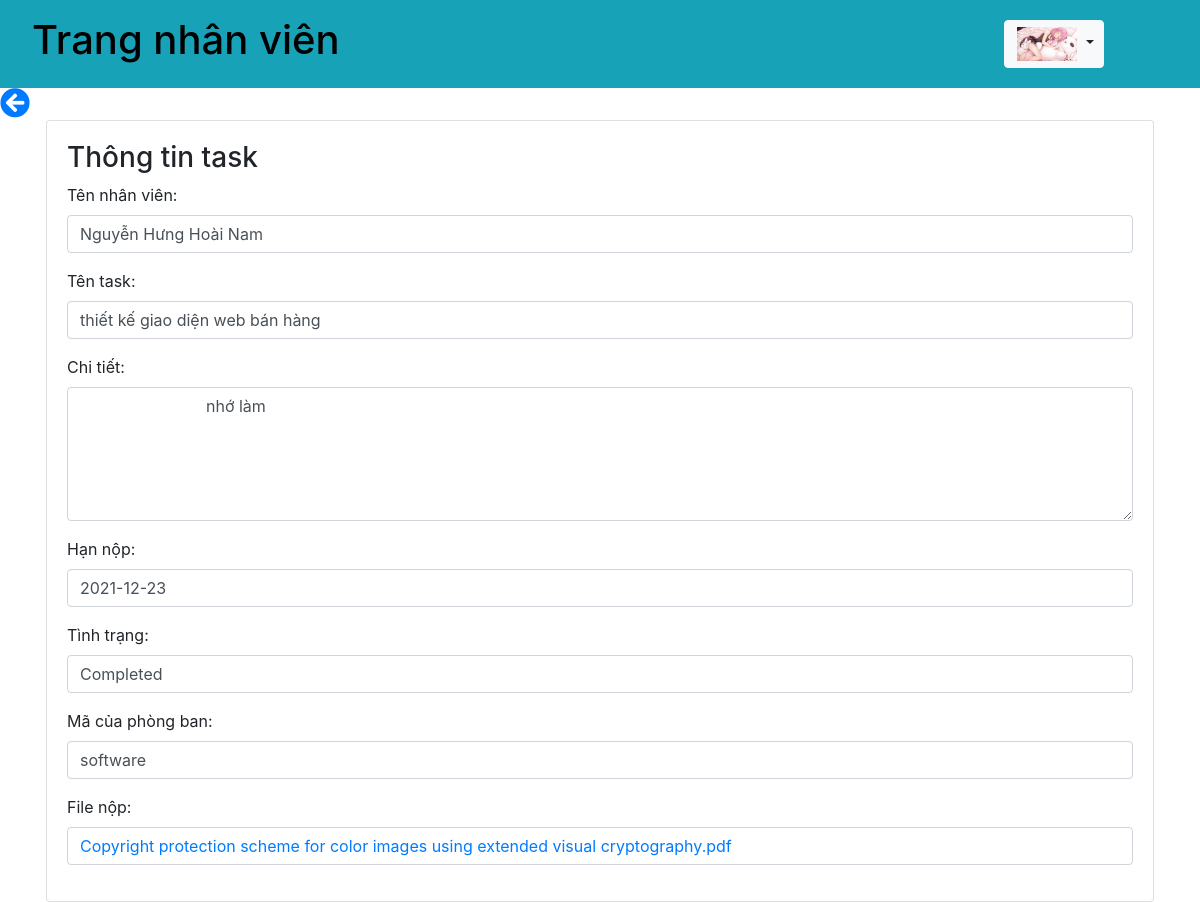
/chiTietTask.php?tenTask=thiết kế giao diện web bán hàng (signed in), run on the app's committed database.
### tables this page shows
CREATE TABLE `nhanvien` (
  `id` int(11) NOT NULL,
  `name` varchar(100) NOT NULL,
  `username` varchar(50) NOT NULL,
  `password` varchar(100) NOT NULL,
  `maPB` varchar(50) NOT NULL,
  `chucvu` varchar(100) NOT NULL,
  `image` varchar(50) NOT NULL,
  `tongngaynghi` int(11) NOT NULL,
  `duocnghi` int(11) NOT NULL,
  `status` int(11) NOT NULL,
  `cmnd` varchar(20) NOT NULL,
  `email` varchar(50) NOT NULL,
  `sdt` int(11) NOT NULL,
  `diachi` varchar(100) NOT NULL
);

CREATE TABLE `task` (
  `id` int(11) NOT NULL,
  `tenTask` varchar(100) NOT NULL,
  `descTask` varchar(100) NOT NULL,
  `nhanvien` varchar(100) NOT NULL,
  `maPB` varchar(50) NOT NULL,
  `deadline` date NOT NULL,
  `fileTask` varchar(100) NOT NULL,
  `status` varchar(100) NOT NULL,
  `quality` varchar(100) NOT NULL
);

### db.php (called while the page is built, shortened)
<?php
    function open_database(){
        $conn = mysqli_connect(host, username, password, db);
        return $conn;
    }
    function get_info_nhanvien($username){
        $conn = open_database();
        $sql = "SELECT * FROM nhanvien WHERE username = ?";
        $stmt = $conn->prepare($sql);
        $stmt->bind_param("s", $username);
        if(!$stmt->execute()){
            return array('code' => 1, 'message' =>'Cannot execute query');
        }
        $result = $stmt->get_result();
        $data = $result->fetch_assoc();
        return array('code' => 0, 'message' =>'', 'data' => $data);
    }
    function check_truong_phong($name, $maPB){
        $conn = open_database();
        $chucvu = "trưởng phòng";
        $sql = "select * from nhanvien where name = ? and maPB = ? and chucvu = ?";
        $stmt = $conn->prepare($sql);
        $stmt->bind_param('sss', $name, $maPB, $chucvu);
        if(!$stmt->execute()){
            return array('code'=>1, 'message'=>'cannot execute command');
        }
        $result = $stmt->get_result();
        if($result->num_rows == 0){
            return false;
        }
        return true;
    }
    function get_task_by_name($nameTask){
        $conn = open_database();
        $sql = "select * from task where tenTask = ?";
        $stmt = $conn->prepare($sql);
        $stmt->bind_param('s', $nameTask);
        if(!$stmt->execute()){
            return array('code'=>1, 'message'=>'cannot execute message');
        }
        $result = $stmt->get_result();
        $data = $result->fetch_assoc();
        return array('code' => 0, 'message' =>'', 'data' => $data);
    }
?>

### chiTietTask.php (the view, shortened to what this page needs)
<?php
require_once('db.php');
?>
<!DOCTYPE html>
<html lang="en">
<head>
    <link rel="stylesheet" href="https://maxcdn.bootstrapcdn.com/bootstrap/4.5.2/css/bootstrap.min.css">
    <link rel="stylesheet" href="https://use.fontawesome.com/releases/v5.15.4/css/all.css">
</head>
<body>
<?php
$username = $_SESSION["username"];
$result = get_info_nhanvien($username);
if($result['code'] == 0){
    $data = $result['data'];
}
?>
<nav class="navbar navbar-expand-sm bg-info justify-content-between">
    <div class="nav-item">
        <a href="index.php" style="text-decoration: none; color: black;"><h1 class="nav-link">Trang nhân viên</h1></a>
    </div>
    <div class="nav-item">
        <div class="dropdown">
            <button type="button" class="btn btn-light dropdown-toggle" data-toggle="dropdown">
                <img src="<?= $data['image'] ?>" style="max-width: 60px" />
            </button>
        </div>
    </div>
</nav>
<?php
$tenTask = $_GET['tenTask'];
$result1 = get_task_by_name($tenTask);
if($result1['code'] == 0){
    $data1 = $result1['data'];
}else{
    $error = $result1['message'];
}
?>
<?php
if(check_truong_phong($data['name'], $data['maPB']) == true){
    ?>
        <a style="text-decoreation: none;" href="api/quanlyTask.php"><i class="fas fa-arrow-circle-left"></i></a>
    <?php
}else{
    ?>
        <a style="text-decoreation: none;" href="index.php"><i class="fas fa-arrow-circle-left"></i></a>
    <?php
}
?>
<div class="container">
    <div class="d-flex justify-content-center">
        <div class="card">
            <div class="card-body">
                    <h3>Thông tin task</h3>
                    <div class="form-group">
                        <label>Tên nhân viên:</label>
                        <div class="form-control"><?=$data1['nhanvien']?></div>
                    </div>
                    <div class="form-group">
                        <label>Tên task:</label>
                        <div class="form-control"><?=$data1['tenTask']?></div>
                    </div>
                    <div class="form-group">
                        <label>Chi tiết:</label>
                        <textarea class="form-control" rows="5" cols="100">
                            <?=$data1['descTask']?>
                        </textarea>
                    </div>
                    <div class="form-group">
                        <label>Hạn nộp:</label>
                        <div class="form-control"><?=$data1['deadline']?></div>
                    </div>
                    <div class="form-group">
                        <label>Tình trạng:</label>
                        <div class="form-control"><?=$data1['status']?></div>
                    </div>
                    <div class="form-group">
                        <label>Mã của phòng ban:</label>
                        <div class="form-control"><?=$data1['maPB']?></div>
                    </div>
                    <div class="form-group">
                        <label>File nộp:</label>
                        <div class="form-control">
                            <?php
                                echo "<a href='".$data1['fileTask']."'>".str_replace('uploadTask/', '', $data1['fileTask'])."</a>";
                            ?>
                        </div>
                    </div>
            </div>
        </div>
    </div>
</div>
</body>
</html>

### chiTietTask.php (style rules this page uses)
.nav-item .dropdown { margin-right: 80px; }
.nav-item .dropdown-toggle { max-width: 100px; }
a i { font-size: 30px; }

### data on the page
nhanvien: image (picture)
task: nhanvien "Nguyễn Hưng Hoài Nam", tenTask "thiết kế giao diện web bán hàng", descTask "nhớ làm", deadline "2021-12-23", status "Completed", maPB "software", fileTask "Copyright protection scheme for color images using extended visual cryptography.pdf"
